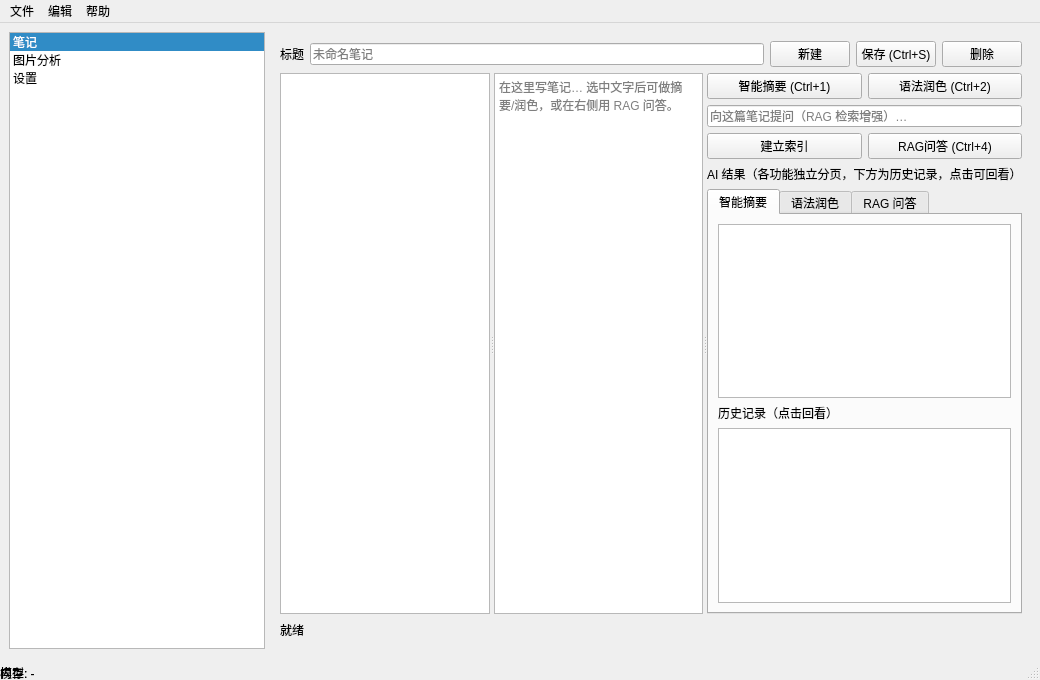
<?xml version="1.0" encoding="UTF-8"?>
<ui version="4.0">
 <class>MainWindow</class>
 <widget class="QMainWindow" name="MainWindow">
  <property name="geometry">
   <rect>
    <x>0</x>
    <y>0</y>
    <width>1040</width>
    <height>680</height>
   </rect>
  </property>
  <property name="windowTitle">
   <string>智能笔记软件 (Qt + FastAPI + MySQL)</string>
  </property>
  <widget class="QWidget" name="centralwidget">
   <layout class="QHBoxLayout" name="topLayout" stretch="0,1">
    <item>
     <widget class="QListWidget" name="navList">
      <property name="minimumSize">
       <size>
        <width>110</width>
        <height>0</height>
       </size>
      </property>
      <property name="currentRow">
       <number>0</number>
      </property>
      <item>
       <property name="text">
        <string>笔记</string>
       </property>
      </item>
      <item>
       <property name="text">
        <string>图片分析</string>
       </property>
      </item>
      <item>
       <property name="text">
        <string>设置</string>
       </property>
      </item>
     </widget>
    </item>
    <item>
     <widget class="QStackedWidget" name="stack">
      <property name="currentIndex">
       <number>0</number>
      </property>
      <widget class="QWidget" name="pageNotes">
       <layout class="QVBoxLayout" name="notesLayout">
        <item>
         <layout class="QHBoxLayout" name="noteTitleRow">
          <item>
           <widget class="QLabel" name="labelTitle">
            <property name="text">
             <string>标题</string>
            </property>
           </widget>
          </item>
          <item>
           <widget class="QLineEdit" name="m_noteTitle">
            <property name="placeholderText">
             <string>未命名笔记</string>
            </property>
           </widget>
          </item>
          <item>
           <widget class="QPushButton" name="btnNewNote">
            <property name="text">
             <string>新建</string>
            </property>
           </widget>
          </item>
          <item>
           <widget class="QPushButton" name="btnSaveNote">
            <property name="toolTip">
             <string>保存到本地 .md 文件 + MySQL（如果已连接）</string>
            </property>
            <property name="text">
             <string>保存 (Ctrl+S)</string>
            </property>
           </widget>
          </item>
          <item>
           <widget class="QPushButton" name="btnDeleteNote">
            <property name="toolTip">
             <string>删除当前在左侧列表选中的笔记</string>
            </property>
            <property name="text">
             <string>删除</string>
            </property>
           </widget>
          </item>
         </layout>
        </item>
        <item>
         <widget class="QSplitter" name="notesSplit">
          <property name="sizePolicy">
           <sizepolicy hsizetype="Expanding" vsizetype="Expanding">
            <horstretch>0</horstretch>
            <verstretch>0</verstretch>
           </sizepolicy>
          </property>
          <property name="orientation">
           <enum>Qt::Horizontal</enum>
          </property>
          <widget class="QListWidget" name="m_noteList">
           <property name="minimumSize">
            <size>
             <width>200</width>
             <height>0</height>
            </size>
           </property>
           <property name="toolTip">
            <string>已保存的笔记（点击载入到编辑器；可在右侧编辑后「保存到MySQL」更新）</string>
           </property>
          </widget>
          <widget class="QTextEdit" name="m_noteEdit">
           <property name="sizePolicy">
            <sizepolicy hsizetype="Expanding" vsizetype="Expanding">
             <horstretch>0</horstretch>
             <verstretch>0</verstretch>
            </sizepolicy>
           </property>
           <property name="placeholderText">
            <string>在这里写笔记… 选中文字后可做摘要/润色，或在右侧用 RAG 问答。</string>
           </property>
          </widget>
          <widget class="QWidget" name="rightContainer" native="true">
           <layout class="QVBoxLayout" name="rightLayout">
            <item>
             <layout class="QHBoxLayout" name="aiBtnRow">
              <item>
               <widget class="QPushButton" name="btnSummary">
                <property name="text">
                 <string>智能摘要 (Ctrl+1)</string>
                </property>
               </widget>
              </item>
              <item>
               <widget class="QPushButton" name="btnPolish">
                <property name="text">
                 <string>语法润色 (Ctrl+2)</string>
                </property>
               </widget>
              </item>
             </layout>
            </item>
            <item>
             <layout class="QHBoxLayout" name="qaRow">
              <item>
               <widget class="QLineEdit" name="m_qaInput">
                <property name="placeholderText">
                 <string>向这篇笔记提问（RAG 检索增强）…</string>
                </property>
               </widget>
              </item>
             </layout>
            </item>
            <item>
             <layout class="QHBoxLayout" name="ragRow">
              <item>
               <widget class="QPushButton" name="btnIndex">
                <property name="toolTip">
                 <string>对本篇笔记切块并向量化，存入向量库（Python 端 Chroma）供 RAG 检索</string>
                </property>
                <property name="text">
                 <string>建立索引</string>
                </property>
               </widget>
              </item>
              <item>
               <widget class="QPushButton" name="btnRagQA">
                <property name="toolTip">
                 <string>先用向量检索召回相关片段，再让大模型基于片段回答（避免凭空编造）</string>
                </property>
                <property name="text">
                 <string>RAG问答 (Ctrl+4)</string>
                </property>
               </widget>
              </item>
             </layout>
            </item>
            <item>
             <widget class="QLabel" name="labelResult">
              <property name="text">
               <string>AI 结果（各功能独立分页，下方为历史记录，点击可回看）</string>
              </property>
             </widget>
            </item>
            <item>
             <widget class="QTabWidget" name="m_resultTabs">
              <property name="sizePolicy">
               <sizepolicy hsizetype="Expanding" vsizetype="Expanding">
                <horstretch>0</horstretch>
                <verstretch>0</verstretch>
               </sizepolicy>
              </property>
              <property name="currentIndex">
               <number>0</number>
              </property>
              <widget class="QWidget" name="tabSummary">
               <attribute name="title">
                <string>智能摘要</string>
               </attribute>
               <layout class="QVBoxLayout" name="tabSummaryLayout">
                <item>
                 <widget class="QTextEdit" name="m_summaryView">
                  <property name="sizePolicy">
                   <sizepolicy hsizetype="Expanding" vsizetype="Expanding">
                    <horstretch>0</horstretch>
                    <verstretch>0</verstretch>
                   </sizepolicy>
                  </property>
                  <property name="readOnly">
                   <bool>true</bool>
                  </property>
                 </widget>
                </item>
                <item>
                 <widget class="QLabel" name="labelSummaryHist">
                  <property name="text">
                   <string>历史记录（点击回看）</string>
                  </property>
                 </widget>
                </item>
                <item>
                 <widget class="QListWidget" name="m_summaryHistory"/>
                </item>
               </layout>
              </widget>
              <widget class="QWidget" name="tabPolish">
               <attribute name="title">
                <string>语法润色</string>
               </attribute>
               <layout class="QVBoxLayout" name="tabPolishLayout">
                <item>
                 <widget class="QTextEdit" name="m_polishView">
                  <property name="sizePolicy">
                   <sizepolicy hsizetype="Expanding" vsizetype="Expanding">
                    <horstretch>0</horstretch>
                    <verstretch>0</verstretch>
                   </sizepolicy>
                  </property>
                  <property name="readOnly">
                   <bool>true</bool>
                  </property>
                 </widget>
                </item>
                <item>
                 <widget class="QLabel" name="labelPolishHist">
                  <property name="text">
                   <string>历史记录（点击回看）</string>
                  </property>
                 </widget>
                </item>
                <item>
                 <widget class="QListWidget" name="m_polishHistory"/>
                </item>
               </layout>
              </widget>
              <widget class="QWidget" name="tabRag">
               <attribute name="title">
                <string>RAG 问答</string>
               </attribute>
               <layout class="QVBoxLayout" name="tabRagLayout">
                <item>
                 <widget class="QTextEdit" name="m_ragView">
                  <property name="sizePolicy">
                   <sizepolicy hsizetype="Expanding" vsizetype="Expanding">
                    <horstretch>0</horstretch>
                    <verstretch>0</verstretch>
                   </sizepolicy>
                  </property>
                  <property name="readOnly">
                   <bool>true</bool>
                  </property>
                 </widget>
                </item>
                <item>
                 <widget class="QLabel" name="labelRagHist">
                  <property name="text">
                   <string>历史记录（点击回看）</string>
                  </property>
                 </widget>
                </item>
                <item>
                 <widget class="QListWidget" name="m_ragHistory"/>
                </item>
               </layout>
              </widget>
             </widget>
            </item>
           </layout>
          </widget>
         </widget>
        </item>
        <item>
         <layout class="QHBoxLayout" name="noteStatusRow">
          <item>
           <widget class="QLabel" name="m_noteStatus">
            <property name="text">
             <string>就绪</string>
            </property>
           </widget>
          </item>
          <item>
           <spacer name="noteStatusSpacer">
            <property name="orientation">
             <enum>Qt::Horizontal</enum>
            </property>
            <property name="sizeHint" stdset="0">
             <size>
              <width>40</width>
              <height>20</height>
             </size>
            </property>
           </spacer>
          </item>
         </layout>
        </item>
       </layout>
      </widget>
      <widget class="QWidget" name="pageImage"/>
      <widget class="QWidget" name="pageSettings"/>
     </widget>
    </item>
   </layout>
  </widget>
  <widget class="QMenuBar" name="menubar">
   <property name="geometry">
    <rect>
     <x>0</x>
     <y>0</y>
     <width>1040</width>
     <height>21</height>
    </rect>
   </property>
   <widget class="QMenu" name="menuFile">
    <property name="title">
     <string>文件</string>
    </property>
    <addaction name="actionNewNote"/>
    <addaction name="actionExit"/>
   </widget>
   <widget class="QMenu" name="menuEdit">
    <property name="title">
     <string>编辑</string>
    </property>
    <addaction name="actionClear"/>
   </widget>
   <widget class="QMenu" name="menuHelp">
    <property name="title">
     <string>帮助</string>
    </property>
    <addaction name="actionAbout"/>
   </widget>
   <addaction name="menuFile"/>
   <addaction name="menuEdit"/>
   <addaction name="menuHelp"/>
  </widget>
  <widget class="QStatusBar" name="statusbar">
   <widget class="QLabel" name="statusModel">
    <property name="geometry">
     <rect>
      <x>0</x>
      <y>0</y>
      <width>100</width>
      <height>30</height>
     </rect>
    </property>
    <property name="text">
     <string>模型: -</string>
    </property>
   </widget>
   <widget class="QLabel" name="statusMem">
    <property name="geometry">
     <rect>
      <x>0</x>
      <y>0</y>
      <width>141</width>
      <height>30</height>
     </rect>
    </property>
    <property name="text">
     <string>内存: -</string>
    </property>
   </widget>
  </widget>
  <action name="actionNewNote">
   <property name="text">
    <string>新建笔记</string>
   </property>
  </action>
  <action name="actionExit">
   <property name="text">
    <string>退出</string>
   </property>
  </action>
  <action name="actionClear">
   <property name="text">
    <string>清空编辑器</string>
   </property>
  </action>
  <action name="actionAbout">
   <property name="text">
    <string>关于</string>
   </property>
  </action>
 </widget>
 <resources/>
 <connections/>
</ui>
